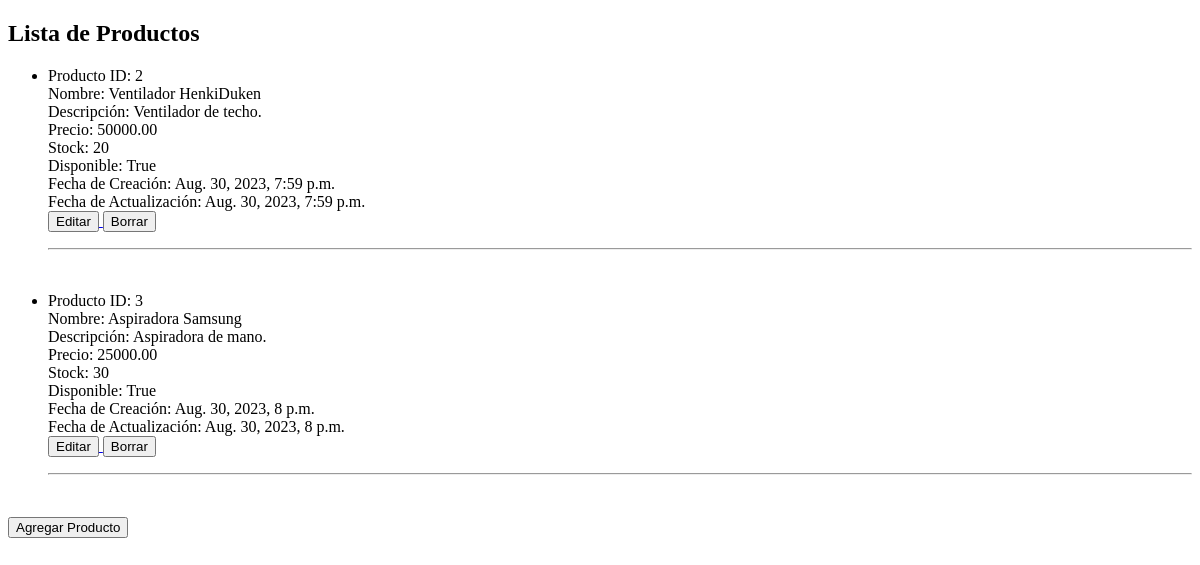
The app's page /listarProductos, older data.
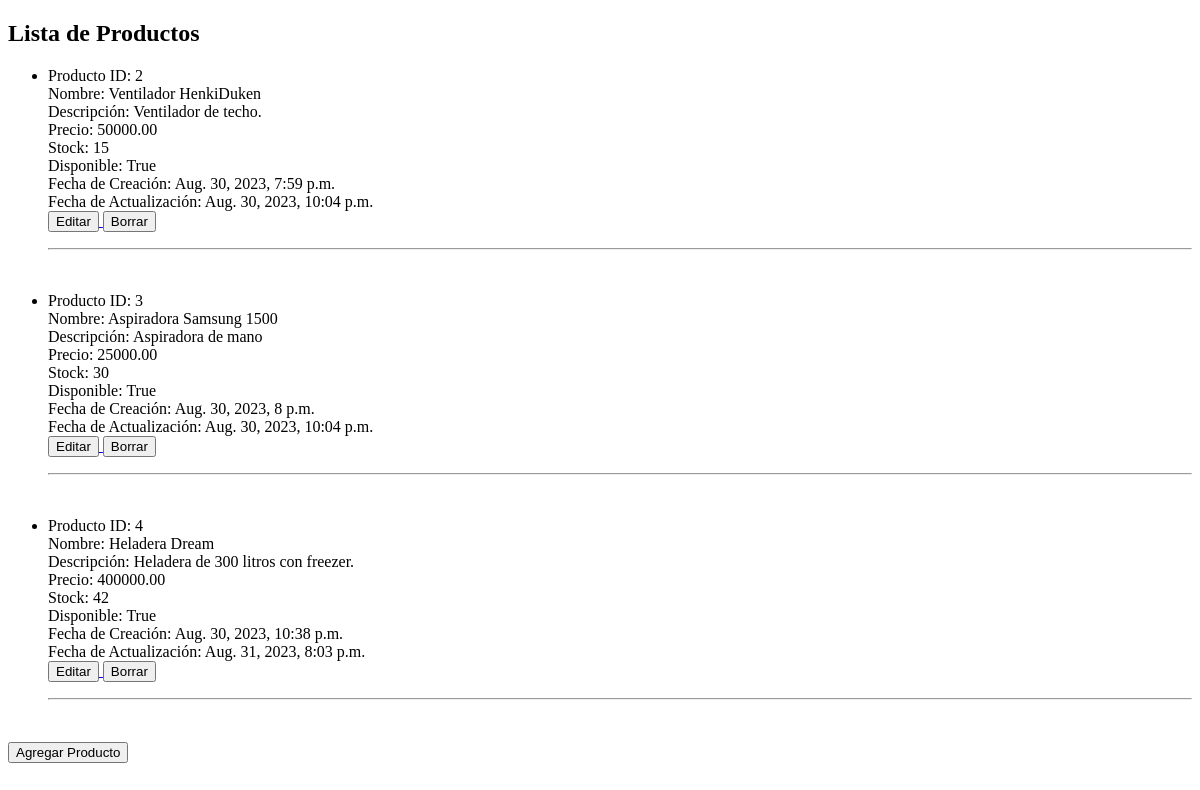
The same page, newer data.
### Productos/models.py (models this page shows, shortened)
class Producto(models.Model):
    nombre = models.CharField(max_length=100)
    descripcion = models.TextField()
    precio = models.DecimalField(max_digits=8, decimal_places=2)
    stock = models.PositiveIntegerField()
    fecha_creacion = models.DateTimeField(auto_now_add=True)
    fecha_actualizacion = models.DateTimeField(auto_now=True)
    disponible = models.BooleanField(default=True)

### Productos/views.py (the view)
# urls.py: path('listarProductos', views.listarProductos, name='listarProductos'),
def listarProductos(request):
    productos = Producto.objects.all()
    contexto = {
        'titulo': 'Lista de Productos',
        'productos': productos
    }
    return render(request, 'Productos/listaProductos.html', contexto)

### Productos/templates/Productos/listaProductos.html (shortened to what this page needs)
<!DOCTYPE html>
<html lang="en">
<head>
</head>
<body>
    <h2>{{titulo}}</h2>
    <ul>
        {% for producto in productos %}
        <li>
            <p>
                Producto ID: {{producto.id}}<br>
                Nombre: {{producto.nombre}}<br>
                Descripción: {{producto.descripcion}}<br>
                Precio: {{producto.precio}}<br>
                Stock: {{producto.stock}}<br>
                Disponible: {{producto.disponible}}<br>
                Fecha de Creación: {{producto.fecha_creacion}}<br>
                Fecha de Actualización: {{producto.fecha_actualizacion}}<br>
                <a href=" {% url 'editarProducto' producto.id %} ">
                    <button>Editar</button>
                </a>
                <a href=" {% url 'borrarProducto' producto.id %} ">
                    <button>Borrar</button>
                </a>
            </p>
        </li>
        <hr>
        <br>
        {% endfor %}
    </ul>
    <a href=" {% url 'crearProducto' %} ">
        <button>Agregar Producto</button>
    </a>
</body>
</html>

Row changes from the older to the newer data that the page shows:
changed Producto "Ventilador HenkiDuken": stock "20" → "15"; fecha_actualizacion "Aug. 30, 2023, 7:59 p.m." → "Aug. 30, 2023, 10:04 p.m."
changed Producto id 3: nombre "Aspiradora Samsung" → "Aspiradora Samsung 1500"; descripcion "Aspiradora de mano." → "Aspiradora de mano"; fecha_actualizacion "Aug. 30, 2023, 8 p.m." → "Aug. 30, 2023, 10:04 p.m."
added Producto: id "4", nombre "Heladera Dream", descripcion "Heladera de 300 litros con freezer.", precio "400000.00", stock "42", disponible "True", fecha_creacion "Aug. 30, 2023, 10:38 p.m.", fecha_actualizacion "Aug. 31, 2023, 8:03 p.m."
